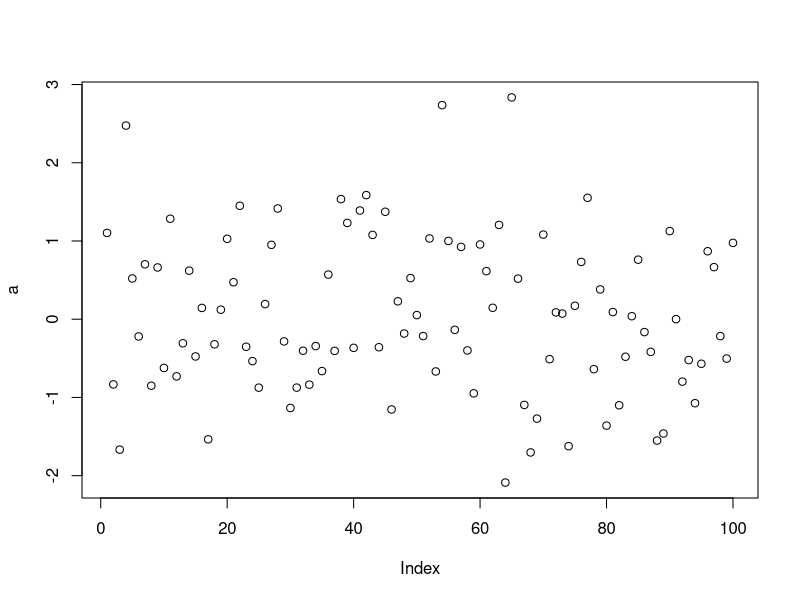
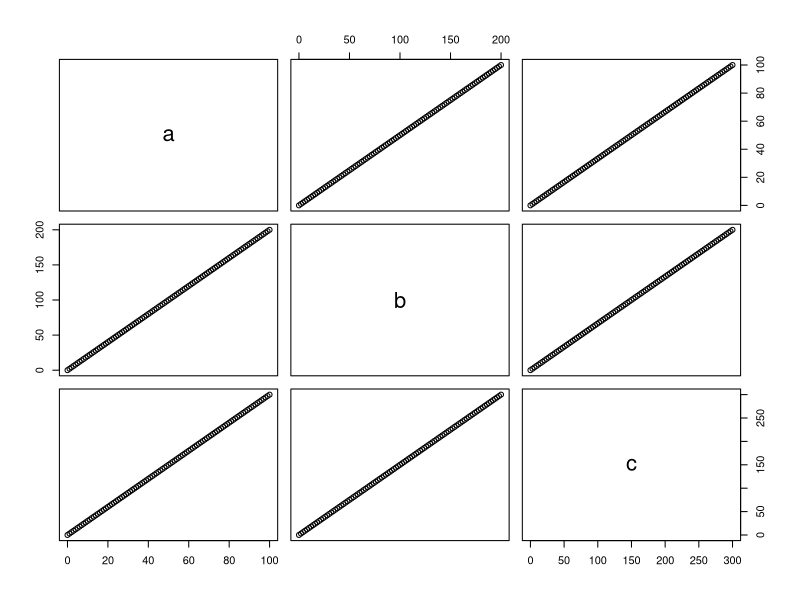
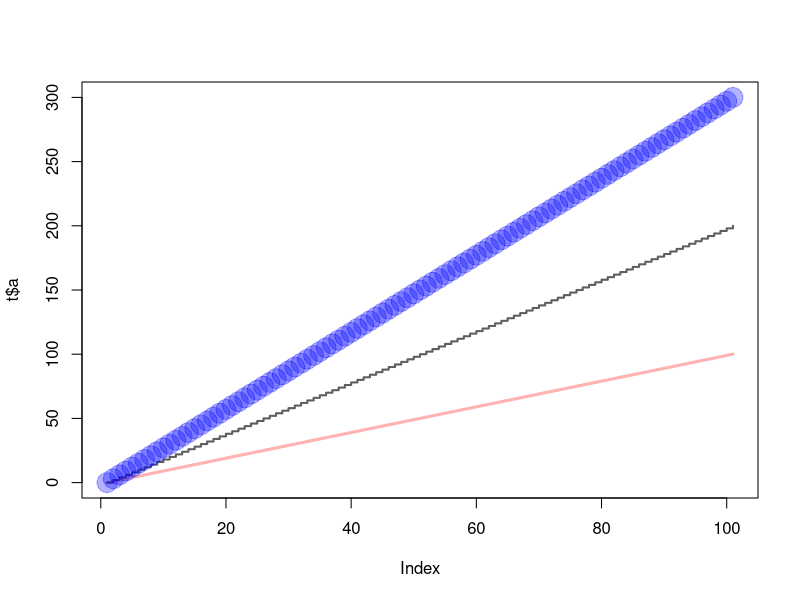

The R source for these figures, in order: (Note: this script raises an error after producing the figures.)
## ---- chunk 1
((2018-2017)/(2018-1991))*100
## ---- chunk 2
a = 2018
b = 2017
c = 1991
d = ((a-b)/(a-c))*100
d
## ---- chunk 3
a=c(4,5,8,11)
sum(a)
## ---- chunk 4
a= rnorm(100)
plot(a)
## ---- chunk 5
help(sqrt)
## ---- chunk 6
write(rnorm(100),file ="firstscript.R")
## ---- chunk 7
P=seq(from=31, to=60, by=1)
Q=matrix(P,ncol=5,nrow=6)
P
Q
## ---- chunk 8
x1=seq(from=0, to=100,by=1)
x2=seq(from=0, to=100, by=1)
x3=seq(from=0, to=100, by=1)
t=data.frame(a=x1,b=x1+x2,c=x1+x2+x3)
plot(t)
## ---- chunk 9
plot(t$a, type="l",ylim=range(t),lwd=3,col=rgb(1,0,0,0.3))
lines(t$b,type="s",lwd=2,col=rgb(0.3,0.3,0.3,0.9))
points(t$c,pch=20,cex=4,col=rgb(0,0,1,0.3))
## ---- chunk 10
d=data.frame(g=c(3,4,5), h=c(12,43,54))
d
write.table(d,file="tst2.txt",row.names=FALSE)
d2=read.table(file="tst2.txt",header=TRUE)
d2$g*5
## ---- chunk 11
sqrt(mean(rnorm(100)))
## ---- chunk 12
date1=strptime(c("20180215","20141225","20181115"),format="%Y%m%d")
date=date1
presents=c(1,10,2)
plot(date,presents)
## ---- chunk 13
a=seq(from=1, to=100, by=1)
for(i in 1:100)
{
  if(a[i]<5|a[i]>90)
  {
    a[i]=a[i]*10
  }
  else 
  {
    a[i]=a[i]*0.1
  }
}
a
## ---- chunk 14
fun1=function(arg1)
{
  b=length(arg1)
  for(i in 1:b)
  {
      if(arg1[i]<5 | arg1[i]>90)
      {
        arg1[i]=arg1[i]*10
      }
      else
      {
        arg1[i]=arg1[i]*0.1
      }
  }
  return(arg1)
}
a=1:100
fun1(arg1=a)
## ---- chunk 15
fun1=function(arg1)
{
  ifelse(arg1<5|arg1>90,arg1*10,arg1*0.1)
}
x=seq(1,100,by=1)
fun1(x)
